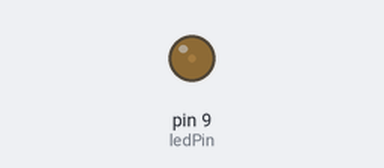
Simulated run of this sketch. Board: Arduino Uno, built with avr-gcc and run on an emulated ATmega328P. Shown: output pins drawn as LEDs (lit = HIGH).

Above: at 0.05 s.
At 0.25 s:
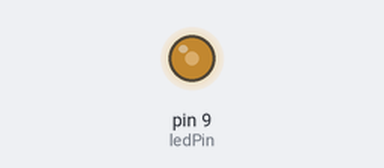
At 0.45 s:
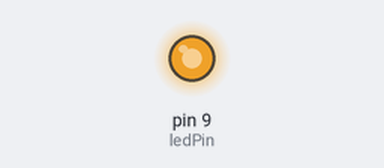
At 0.9 s:
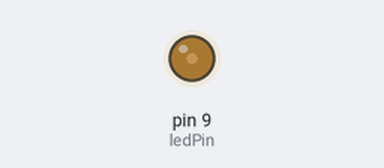
Timing chart, 0 to 3.0 s (numbered marks = the images above):
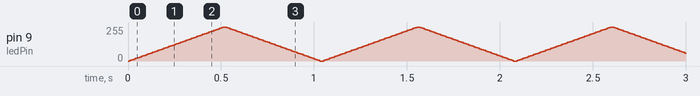

The sketch:

Fading_LED.ino
```cpp
int ledPin = 9;


void setup(){
}

void loop(){

  for(int fadeValue = 0; fadeValue <= 255; fadeValue += 5){
    analogWrite(ledPin, fadeValue);

    delay(10);
  }

  for(int fadeValue = 255; fadeValue>= 0; fadeValue -=5){
    analogWrite(ledPin, fadeValue);

    delay(10);
  }
}
```
